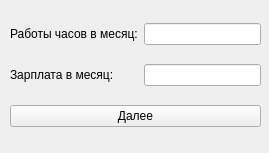
<?xml version="1.0" encoding="UTF-8"?>
<ui version="4.0">
 <class>MainWindow</class>
 <widget class="QMainWindow" name="MainWindow">
  <property name="geometry">
   <rect>
    <x>0</x>
    <y>0</y>
    <width>269</width>
    <height>153</height>
   </rect>
  </property>
  <property name="windowTitle">
   <string>MainWindow</string>
  </property>
  <widget class="QWidget" name="centralwidget">
   <widget class="QWidget" name="gridLayoutWidget">
    <property name="geometry">
     <rect>
      <x>10</x>
      <y>10</y>
      <width>251</width>
      <height>131</height>
     </rect>
    </property>
    <layout class="QGridLayout" name="gridLayout">
     <item row="0" column="0">
      <widget class="QLabel" name="label">
       <property name="text">
        <string>Работы часов в месяц:</string>
       </property>
      </widget>
     </item>
     <item row="1" column="0">
      <widget class="QLabel" name="label_2">
       <property name="text">
        <string>Зарплата в месяц:</string>
       </property>
      </widget>
     </item>
     <item row="0" column="1">
      <widget class="QLineEdit" name="workInMonth"/>
     </item>
     <item row="1" column="1">
      <widget class="QLineEdit" name="salaryInMonth"/>
     </item>
     <item row="2" column="0" colspan="2">
      <widget class="QPushButton" name="buttonNext">
       <property name="text">
        <string>Далее</string>
       </property>
      </widget>
     </item>
    </layout>
   </widget>
  </widget>
 </widget>
 <resources/>
 <connections/>
</ui>
